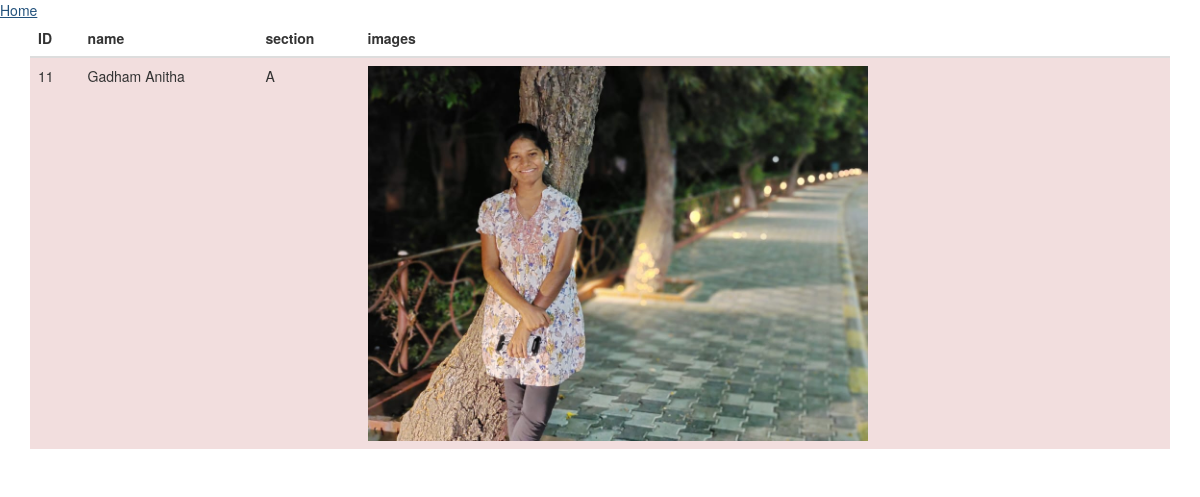
The app's page /app/read/11/ with its own data.
### app/models.py (models this page shows)
class Stu(models.Model):
	name=models.CharField(max_length=200)
	section=models.CharField(max_length=200)
	img=models.ImageField(blank=True, upload_to="images/")

### app/views.py (the view)
# urls.py: path('read/<str:id>/', views.read, name='read'), #read/1/
def read(request,id):
	print(id)
	dynamicdata = Stu.objects.get(pk=id)
	context = {'data':dynamicdata}
	return render(request, 'read.html', context)

### templates/read.html (shortened to what this page needs)
<!DOCTYPE html>
<html lang="en">
<head>
  <link rel="stylesheet" href="https://maxcdn.bootstrapcdn.com/bootstrap/3.4.1/css/bootstrap.min.css">
</head>
<body>
<a href="{% url 'home' %}">Home</a>
<div class="container">
  <table class="table">
    <thead>
      <tr>
        <th>ID</th>
        <th>name</th>
        <th>section</th>
        <th>images</th>
      </tr>
    </thead>
    <tbody>
      <tr class="danger">
        <td>{{data.id}}</td>
        <td>{{data.name}}</td>
        <td>{{data.section}}</td>
        <td><img src="{{data.img.url}}" width=500> </td>
      </tr>
    </tbody>
  </table>
</div>
</body>
</html>

### records on screen
Stu: id "11", name "Gadham Anitha", section "A", img (picture)
